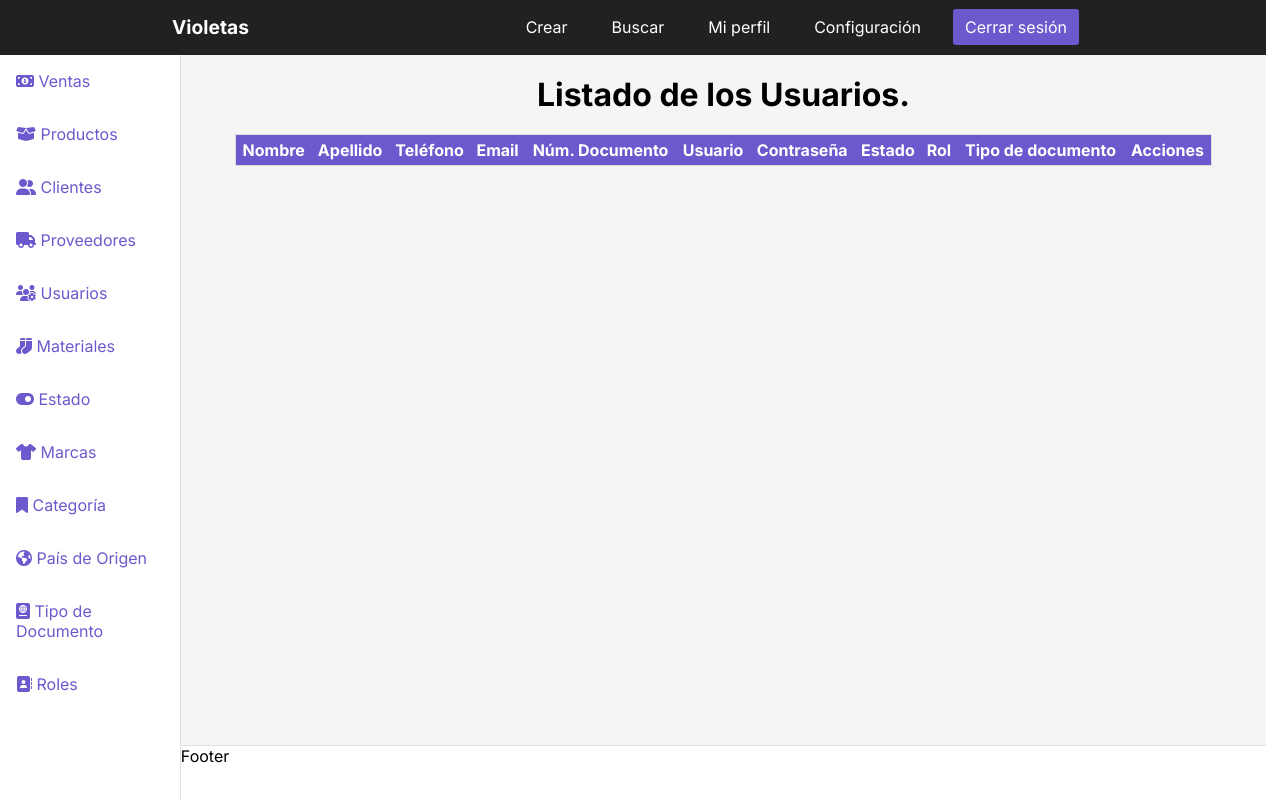
/dashboardusuarios, run on an earlier commit of the app's database.
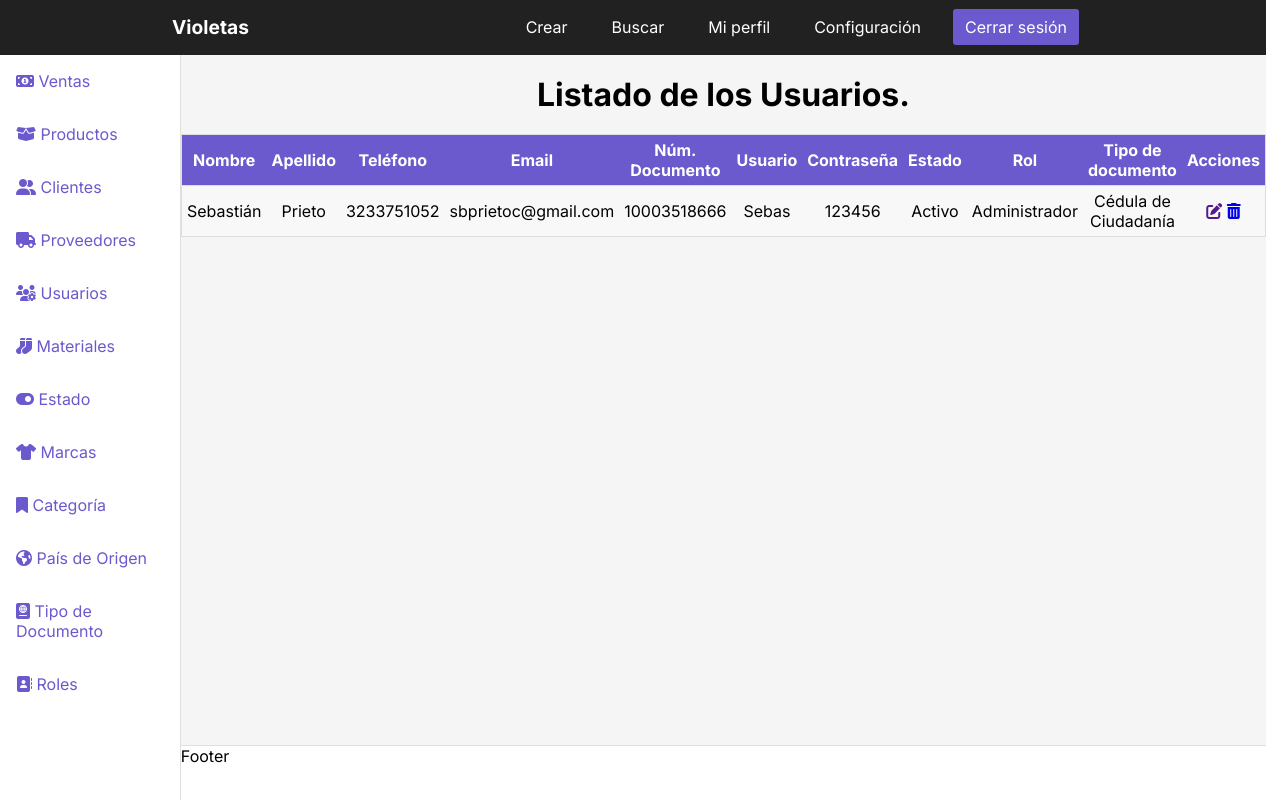
And on a later commit of the database.
### InventoryApp/models.py (models this page shows, shortened)
class Usuarios(models.Model):
    NombreUsuario = models.CharField('Nombre del usuario', max_length = 100)
    ApellidoUsuario = models.CharField('Apellido del usuario', max_length = 100)
    TelefonoUsuario = models.CharField('Teléfono del usuario', max_length = 100)
    EmailUsuario = models.EmailField('Email del usuario', max_length = 100)
    NumeroDocumento = models.CharField('Número de documento del usuario', max_length = 100)
    Usuario = models.CharField('Usuario', max_length = 100)
    Contraseña = models.CharField('Contraseña', max_length = 100)
    Estado = models.ForeignKey(Estado, on_delete=models.CASCADE, default='')
    Roles = models.ForeignKey(Roles, on_delete=models.CASCADE, default='')
    TipoDocumento = models.ForeignKey(TipoDocumento, on_delete=models.CASCADE, default='')
    class Meta:
        verbose_name = 'Usuario'
        verbose_name_plural = 'Usuarios'
        db_table = 'usuarios'
        ordering = ['id']

class Estado(models.Model):
    DescripcionEstado = models.CharField('Descripción del estado', max_length = 100)
    def __str__(self):
        return self.DescripcionEstado
    class Meta:
        verbose_name = 'Estado'
        verbose_name_plural = 'Estados'
        db_table = 'estados'
        ordering = ['id']

class Roles(models.Model):
    DescripcionRol = models.CharField('Descripción del rol', max_length = 100)
    def __str__(self):
        return self.DescripcionRol
    class Meta:
        verbose_name = 'Rol'
        verbose_name_plural = 'Roles'
        db_table = 'roles'
        ordering = ['id']

class TipoDocumento(models.Model):
    DescripcionTipoDoc = models.CharField('Descripción del tipo de documento', max_length = 100)
    def __str__(self):
        return self.DescripcionTipoDoc
    class Meta:
        verbose_name = 'Tipo de Documento'
        verbose_name_plural = 'Tipos de Documento'
        db_table = 'tipodoc'
        ordering = ['id']

### Project/views.py (the view)
# urls.py: path('dashboardusuarios', views.dashboardusuarios, name='dashusuarios'), # Registro creado
def dashboardusuarios(request):
    usuarios = (Usuarios.objects.all()) # Creo variable que traiga todos los datos de la tabla Usuarios.
    return render(request, 'dashboardusuarios.html', {
        'usuarios' : usuarios
} )

### Templates/dashboardusuarios.html (shortened to what the changed rows need)
{% load static %}
<!DOCTYPE html>
<html lang="en">
<head>
    <link rel="stylesheet" href="{% static 'CSS/stylesdashboard.css' %}">
</head>
<body>
    <div class="container">
        <main>
            <h1>Listado de los Usuarios.</h1>
            <table class="table">
                <thead>
                    <tr>
                        <th>Nombre</th>
                        <th>Apellido</th>
                        <th>Teléfono</th>
                        <th>Email</th>
                        <th>Núm. Documento</th>
                        <th>Usuario</th>
                        <th>Contraseña</th>
                        <th>Estado</th>
                        <th>Rol</th>
                        <th>Tipo de documento</th>
                        <th>Acciones</th>
                    </tr>
                </thead>
                <tbody>
                    {% for usuarios in usuarios %}
                    <tr>
                        <td data-label="Nombre del usuario">{{usuarios.NombreUsuario}}</td>
                        <td data-label="Apellido del usuario">{{usuarios.ApellidoUsuario}}</td>
                        <td data-label="Teléfono del usuario">{{usuarios.TelefonoUsuario}}</td>
                        <td data-label="Email del usuario">{{usuarios.EmailUsuario}}</td>
                        <td data-label="Número de documento del usuario">{{usuarios.NumeroDocumento}}</td>
                        <td data-label="Usuario">{{usuarios.Usuario}}</td>
                        <td data-label="Contraseña">{{usuarios.Contraseña}}</td>
                        <td data-label="Estado">{{usuarios.Estado}}</td>
                        <td data-label="Rol">{{usuarios.Roles}}</td>
                        <td data-label="Tipo de documento">{{usuarios.TipoDocumento}}</td>
                        <td data-label="Gestión">
                            <a href=""><i class="fas fa-edit"></i></a>
                            <a href="{% url 'eliminarusuarios' usuarios.id %}"><i class="fas fa-trash-alt"></i></a>
                        </td>
                    </tr>
                    {% endfor %}
                </tbody>
            </table>
        </main>
      </div>
</body>
</html>

What changed in the data, as far as the page shows it:
added Usuarios: NombreUsuario "Sebastián", ApellidoUsuario "Prieto", TelefonoUsuario "3233751052", EmailUsuario "sbprietoc@gmail.com", NumeroDocumento "10003518666", Usuario "Sebas", Contraseña "123456", Estado "Activo", Roles "Administrador", TipoDocumento "Cédula de Ciudadanía"
